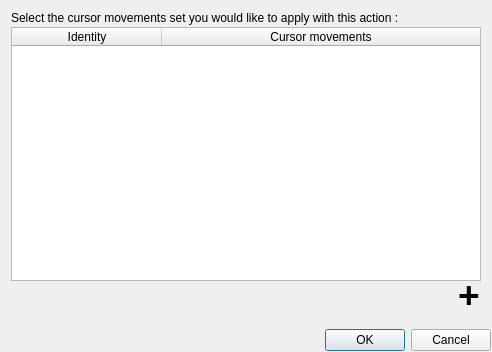
<?xml version="1.0" encoding="UTF-8"?>
<ui version="4.0">
 <class>CreateCursorMovementsActionDialog</class>
 <widget class="QDialog" name="CreateCursorMovementsActionDialog">
  <property name="geometry">
   <rect>
    <x>0</x>
    <y>0</y>
    <width>492</width>
    <height>352</height>
   </rect>
  </property>
  <property name="windowTitle">
   <string>Create/Edit a Cursor Movements Action</string>
  </property>
  <layout class="QVBoxLayout" name="verticalLayout">
   <property name="spacing">
    <number>2</number>
   </property>
   <property name="leftMargin">
    <number>1</number>
   </property>
   <property name="topMargin">
    <number>1</number>
   </property>
   <property name="rightMargin">
    <number>1</number>
   </property>
   <property name="bottomMargin">
    <number>1</number>
   </property>
   <item>
    <layout class="QGridLayout" name="gridLayout">
     <property name="spacing">
      <number>2</number>
     </property>
     <item row="1" column="1">
      <widget class="QLabel" name="label">
       <property name="text">
        <string>Select the cursor movements set you would like to apply with this action :</string>
       </property>
      </widget>
     </item>
     <item row="1" column="0">
      <spacer name="horizontalSpacer">
       <property name="orientation">
        <enum>Qt::Orientation::Horizontal</enum>
       </property>
       <property name="sizeType">
        <enum>QSizePolicy::Policy::Minimum</enum>
       </property>
       <property name="sizeHint" stdset="0">
        <size>
         <width>10</width>
         <height>10</height>
        </size>
       </property>
      </spacer>
     </item>
     <item row="2" column="1">
      <widget class="CursorMovementsTableWidget" name="tableWidget">
       <property name="editTriggers">
        <set>QAbstractItemView::EditTrigger::NoEditTriggers</set>
       </property>
       <property name="dragDropOverwriteMode">
        <bool>false</bool>
       </property>
       <property name="alternatingRowColors">
        <bool>true</bool>
       </property>
       <property name="selectionMode">
        <enum>QAbstractItemView::SelectionMode::SingleSelection</enum>
       </property>
       <property name="selectionBehavior">
        <enum>QAbstractItemView::SelectionBehavior::SelectRows</enum>
       </property>
       <attribute name="horizontalHeaderDefaultSectionSize">
        <number>150</number>
       </attribute>
       <attribute name="horizontalHeaderStretchLastSection">
        <bool>true</bool>
       </attribute>
       <attribute name="verticalHeaderVisible">
        <bool>false</bool>
       </attribute>
       <column>
        <property name="text">
         <string>Identity</string>
        </property>
       </column>
       <column>
        <property name="text">
         <string>Cursor movements</string>
        </property>
       </column>
      </widget>
     </item>
     <item row="1" column="2">
      <spacer name="horizontalSpacer_2">
       <property name="orientation">
        <enum>Qt::Orientation::Horizontal</enum>
       </property>
       <property name="sizeType">
        <enum>QSizePolicy::Policy::Minimum</enum>
       </property>
       <property name="sizeHint" stdset="0">
        <size>
         <width>10</width>
         <height>10</height>
        </size>
       </property>
      </spacer>
     </item>
     <item row="4" column="1">
      <spacer name="verticalSpacer_2">
       <property name="orientation">
        <enum>Qt::Orientation::Vertical</enum>
       </property>
       <property name="sizeType">
        <enum>QSizePolicy::Policy::Minimum</enum>
       </property>
       <property name="sizeHint" stdset="0">
        <size>
         <width>10</width>
         <height>10</height>
        </size>
       </property>
      </spacer>
     </item>
     <item row="0" column="0">
      <spacer name="verticalSpacer">
       <property name="orientation">
        <enum>Qt::Orientation::Vertical</enum>
       </property>
       <property name="sizeType">
        <enum>QSizePolicy::Policy::Minimum</enum>
       </property>
       <property name="sizeHint" stdset="0">
        <size>
         <width>10</width>
         <height>10</height>
        </size>
       </property>
      </spacer>
     </item>
     <item row="3" column="1">
      <layout class="QHBoxLayout" name="horizontalLayout_3">
       <property name="spacing">
        <number>2</number>
       </property>
       <property name="topMargin">
        <number>0</number>
       </property>
       <item>
        <spacer name="horizontalSpacer_6">
         <property name="orientation">
          <enum>Qt::Orientation::Horizontal</enum>
         </property>
         <property name="sizeHint" stdset="0">
          <size>
           <width>40</width>
           <height>20</height>
          </size>
         </property>
        </spacer>
       </item>
       <item>
        <widget class="QPushButton" name="addCursorMovementsButton">
         <property name="sizePolicy">
          <sizepolicy hsizetype="Minimum" vsizetype="Minimum">
           <horstretch>0</horstretch>
           <verstretch>0</verstretch>
          </sizepolicy>
         </property>
         <property name="maximumSize">
          <size>
           <width>45</width>
           <height>45</height>
          </size>
         </property>
         <property name="font">
          <font>
           <pointsize>28</pointsize>
           <bold>true</bold>
          </font>
         </property>
         <property name="styleSheet">
          <string notr="true">QPushButton{padding-top:-10px;}</string>
         </property>
         <property name="text">
          <string notr="true">+</string>
         </property>
         <property name="flat">
          <bool>true</bool>
         </property>
        </widget>
       </item>
      </layout>
     </item>
    </layout>
   </item>
   <item>
    <widget class="QDialogButtonBox" name="buttonBox">
     <property name="orientation">
      <enum>Qt::Orientation::Horizontal</enum>
     </property>
     <property name="standardButtons">
      <set>QDialogButtonBox::StandardButton::Cancel|QDialogButtonBox::StandardButton::Ok</set>
     </property>
    </widget>
   </item>
  </layout>
 </widget>
 <customwidgets>
  <customwidget>
   <class>CursorMovementsTableWidget</class>
   <extends>QTableWidget</extends>
   <header location="global">ui/CursorMovementsTableWidget.h</header>
  </customwidget>
 </customwidgets>
 <resources/>
 <connections>
  <connection>
   <sender>buttonBox</sender>
   <signal>accepted()</signal>
   <receiver>CreateCursorMovementsActionDialog</receiver>
   <slot>accept()</slot>
   <hints>
    <hint type="sourcelabel">
     <x>330</x>
     <y>308</y>
    </hint>
    <hint type="destinationlabel">
     <x>330</x>
     <y>164</y>
    </hint>
   </hints>
  </connection>
  <connection>
   <sender>buttonBox</sender>
   <signal>rejected()</signal>
   <receiver>CreateCursorMovementsActionDialog</receiver>
   <slot>reject()</slot>
   <hints>
    <hint type="sourcelabel">
     <x>330</x>
     <y>308</y>
    </hint>
    <hint type="destinationlabel">
     <x>330</x>
     <y>164</y>
    </hint>
   </hints>
  </connection>
 </connections>
</ui>
